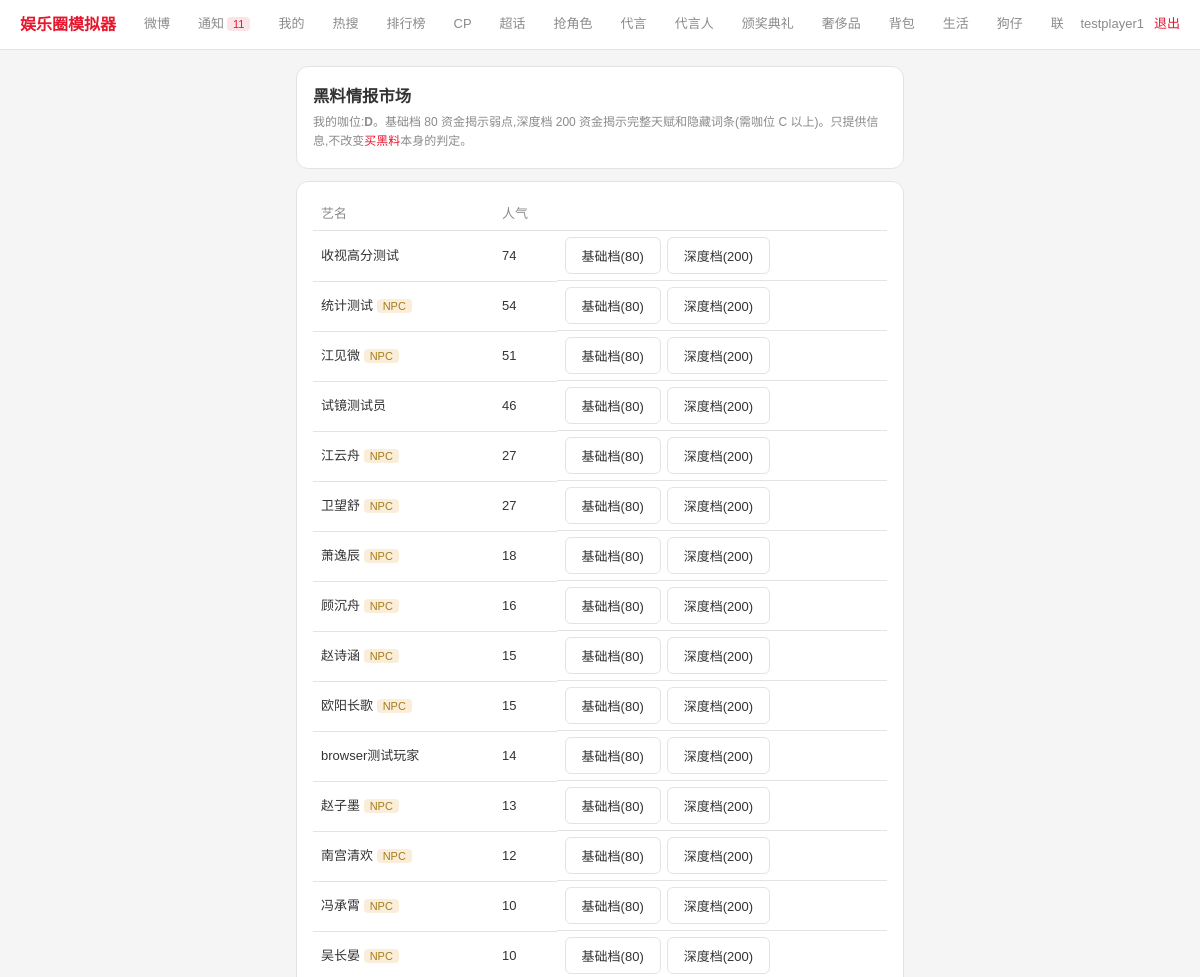
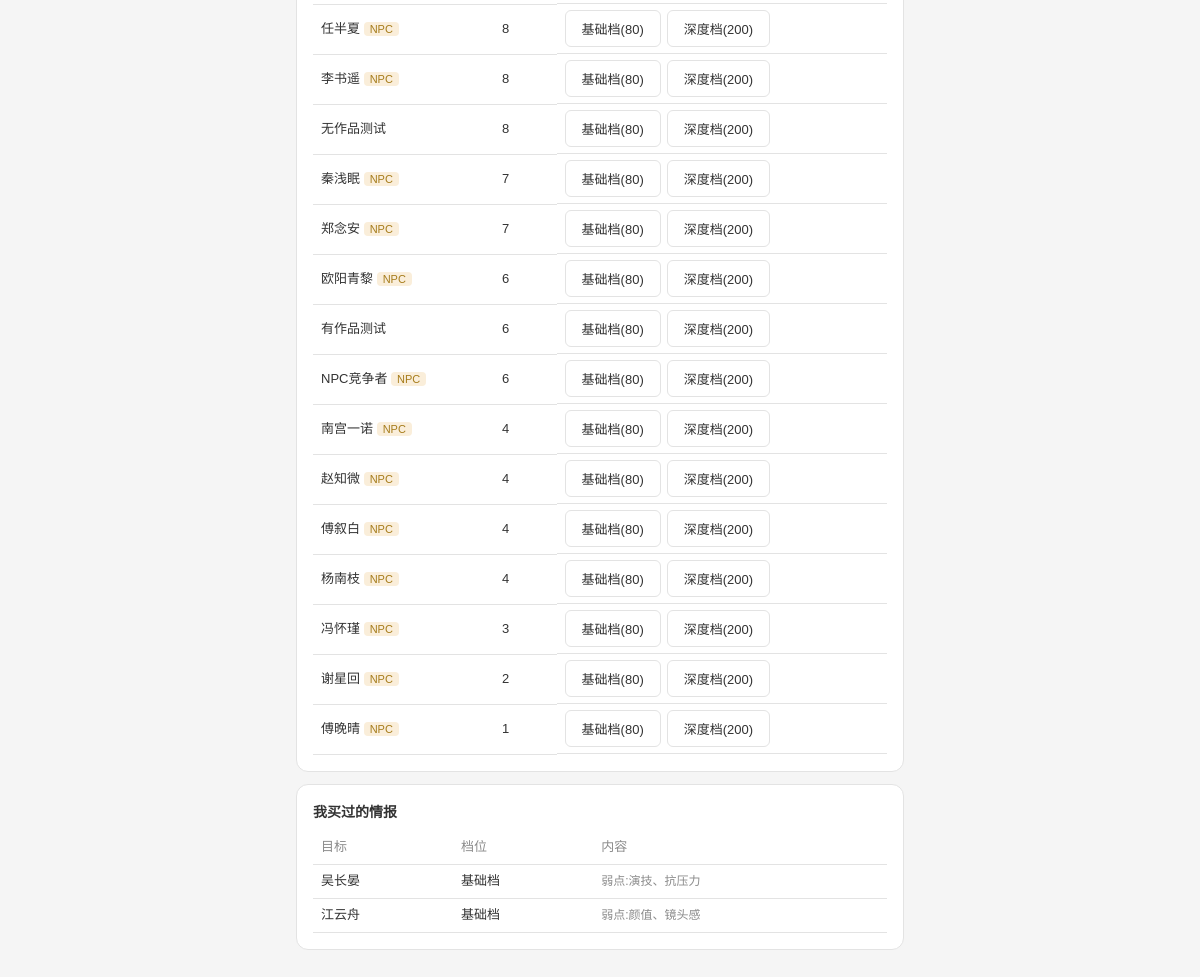
The app's page /weibo/intel (signed in) with its own data (2 pictures, top to bottom).
### tables this page shows
CREATE TABLE players (
    id                  INTEGER PRIMARY KEY AUTOINCREMENT,
    user_id             INTEGER UNIQUE,
    is_npc              INTEGER DEFAULT 0,
    age                 INTEGER DEFAULT 18,
    gender              TEXT DEFAULT '',
    stage_name          TEXT NOT NULL DEFAULT '',
    talents             TEXT DEFAULT '{}',
    hidden_traits       TEXT DEFAULT '[]',
    career_lines        TEXT DEFAULT '[]',
    agency_id           INTEGER,
    fans_count          INTEGER DEFAULT 0,
    core_fan_loyalty    INTEGER DEFAULT 0,
    popularity          INTEGER DEFAULT 0,
    scandal_value       INTEGER DEFAULT 0,
    persona_tag         TEXT DEFAULT '',
    persona_integrity   INTEGER DEFAULT 100,
    cash                INTEGER DEFAULT 0,
    roll_count          INTEGER DEFAULT 0,
    revealed            INTEGER DEFAULT 0,
    energy              INTEGER DEFAULT 100,
    energy_updated      INTEGER DEFAULT 0,
    family_background   TEXT DEFAULT '',
    birthplace          TEXT DEFAULT '',
    true_personality    TEXT DEFAULT '',
    career_state        TEXT DEFAULT 'normal',  -- normal/blackout
    blackout_until_ts    INTEGER DEFAULT 0,
    anti_scandal_reserve INTEGER DEFAULT 0,
    endorsement_reputation INTEGER DEFAULT 0,
    awards_won          INTEGER DEFAULT 0,
    created_ts          INTEGER DEFAULT 0, fan_club_name TEXT DEFAULT '', fan_club_color TEXT DEFAULT '', notifications_seen_ts INTEGER DEFAULT 0, health INTEGER DEFAULT 100, last_rest_ts INTEGER DEFAULT 0, last_travel_ts INTEGER DEFAULT 0,
    FOREIGN KEY (user_id) REFERENCES users(id)
);

CREATE TABLE intel_reports (
    id                INTEGER PRIMARY KEY AUTOINCREMENT,
    buyer_player_id   INTEGER NOT NULL,
    target_player_id  INTEGER NOT NULL,
    tier              TEXT DEFAULT 'basic',
    revealed_json     TEXT DEFAULT '{}',
    created_ts        INTEGER DEFAULT 0
);

### app.py (the view)
@app.route('/weibo/intel', methods=['GET'])
@login_required
def intel_page():
    me_player = me()
    if not me_player:
        return redirect(url_for('login'))
    targets = q("""SELECT id, stage_name, popularity, is_npc FROM players
                   WHERE id != ? ORDER BY popularity DESC LIMIT 30""", (me_player['id'],))
    my_reports = q("""SELECT ir.*, p.stage_name as target_name FROM intel_reports ir
                      JOIN players p ON p.id = ir.target_player_id
                      WHERE ir.buyer_player_id=? ORDER BY ir.created_ts DESC LIMIT 30""", (me_player['id'],))
    reports_view = []
    for r in my_reports:
        r = dict(r)
        r['revealed'] = json.loads(r['revealed_json'])
        reports_view.append(r)
    return render_template('intel.html', targets=targets, my_reports=reports_view,
                            my_tier=get_tier(me_player['popularity']), tiers=INTEL_TIERS)

### app.py (called while the page is built)
def get_db():
    db = getattr(g, '_db', None)
    if db is None:
        db = g._db = sqlite3.connect(DB_PATH)
        db.row_factory = sqlite3.Row
        db.execute("PRAGMA journal_mode=WAL")
        db.execute("PRAGMA foreign_keys=ON")
    return db

def q(sql, args=(), one=False):
    cur = get_db().execute(sql, args)
    return cur.fetchone() if one else cur.fetchall()

def run(sql, args=()):
    db = get_db()
    cur = db.execute(sql, args)
    db.commit()
    return cur

def login_required(f):
    @wraps(f)
    def w(*a, **kw):
        if 'uid' not in S:
            return redirect(url_for('login'))
        return f(*a, **kw)
    return w

def get_effective_energy(player_id):
    row = q("SELECT energy, energy_updated FROM players WHERE id=?", (player_id,), one=True)
    if not row:
        return 0
    base_ts = row['energy_updated'] or now_ts()
    elapsed = now_ts() - base_ts
    regen = elapsed // ENERGY_REGEN_SECONDS
    if regen <= 0:
        return row['energy']
    new_energy = min(MAX_ENERGY, row['energy'] + regen)
    new_updated = base_ts + regen * ENERGY_REGEN_SECONDS
    run("UPDATE players SET energy=?, energy_updated=? WHERE id=?", (new_energy, new_updated, player_id))
    return new_energy

def me():
    uid = S.get('uid')
    if not uid:
        return None
    row = q("SELECT * FROM players WHERE user_id=?", (uid,), one=True)
    if not row:
        return None
    player = dict(row)
    player['energy'] = get_effective_energy(player['id'])
    return player

@app.context_processor
def inject_notification_count():
    player = me()
    if not player:
        return {'notification_count': 0}
    return {'notification_count': get_notification_count(player['id'])['total']}

def get_tier(popularity):
    tier = TIER_LADDER[0]
    for i, th in enumerate(TIER_THRESHOLDS):
        if popularity >= th:
            tier = TIER_LADDER[i]
    return tier

### templates/intel.html (shortened to what this page needs)
{% extends "base.html" %}
{% block content %}
<div class="card">
  <h3 style="margin-bottom:4px">黑料情报市场</h3>
  <p class="muted">我的咖位:<b>{{ my_tier }}</b>。基础档 {{ tiers.basic.cost }} 资金揭示弱点,深度档 {{ tiers.deep.cost }} 资金揭示完整天赋和隐藏词条(需咖位 {{ tiers.deep.min_tier }} 以上)。只提供信息,不改变<a href="{{ url_for('weibo_attack') }}">买黑料</a>本身的判定。</p>
</div>
<div class="card">
  <table>
    <tr><th>艺名</th><th>人气</th><th></th></tr>
    {% for t in targets %}
    <tr>
      <td>{{ t.stage_name }}{% if t.is_npc %} <span class="badge badge-gold">NPC</span>{% endif %}</td>
      <td>{{ t.popularity }}</td>
      <td style="display:flex;gap:6px">
        <form method="post" action="{{ url_for('intel_buy') }}">
          <button class="btn">基础档({{ tiers.basic.cost }})</button>
        </form>
        <form method="post" action="{{ url_for('intel_buy') }}">
          <button class="btn">深度档({{ tiers.deep.cost }})</button>
        </form>
      </td>
    </tr>
    {% else %}
    <tr><td colspan="3" class="muted">暂时没有可以调查的目标。</td></tr>
    {% endfor %}
  </table>
</div>
<div class="card">
  <h4 style="margin-bottom:8px">我买过的情报</h4>
  <table>
    <tr><th>目标</th><th>档位</th><th>内容</th></tr>
    {% for r in my_reports %}
    <tr>
      <td>{{ r.target_name }}</td>
      <td>{{ tiers[r.tier].label if r.tier in tiers else r.tier }}</td>
      <td class="muted">
        {% if 'weak_talents' in r.revealed %}弱点:{{ r.revealed.weak_talents|join('、') }}{% endif %}
      </td>
    </tr>
    {% else %}
    <tr><td colspan="3" class="muted">还没买过情报。</td></tr>
    {% endfor %}
  </table>
</div>
{% endblock %}

### templates/base.html (style rules this page uses)
:root { --bg:#f5f5f5;--sf:#ffffff;--sf2:#f0f0f0;--bd:#e3e3e3; --red:#e6162d;--red-dim:#fbe4e6; --text:#333333;--muted:#8b8b8b; --green:#2e8b57;--gold:#a67c1a; }
* { box-sizing:border-box;margin:0;padding:0 }
body { background:var(--bg);color:var(--text); font-family:"PingFang SC","Microsoft YaHei",sans-serif; font-size:14px;line-height:1.6;min-height:100vh }
a { color:var(--red);text-decoration:none }
.card { background:var(--sf);border:1px solid var(--bd);border-radius:12px;padding:16px;margin-bottom:12px }
.btn { display:inline-block;background:var(--sf);border:1px solid var(--bd);border-radius:6px; padding:8px 16px;font-size:13px;cursor:pointer;color:var(--text) }
.muted { color:var(--muted);font-size:12px }
.badge { font-size:11px;padding:1px 6px;border-radius:4px }
.badge-gold { background:#faeeda;color:var(--gold) }
table { width:100%;border-collapse:collapse;font-size:13px }
th,td { padding:6px 8px;text-align:left;border-bottom:1px solid var(--bd) }
th { color:var(--muted);font-weight:500 }

### records on screen
players: stage_name "收视高分测试", popularity "74", basic.cost "80", deep.cost "200"
players: stage_name "统计测试", is_npc "NPC", popularity "54", basic.cost "80", deep.cost "200"
players: stage_name "江见微", is_npc "NPC", popularity "51", basic.cost "80", deep.cost "200"
players: stage_name "试镜测试员", popularity "46", basic.cost "80", deep.cost "200"
players: stage_name "江云舟", is_npc "NPC", popularity "27", basic.cost "80", deep.cost "200"
players: stage_name "卫望舒", is_npc "NPC", popularity "27", basic.cost "80", deep.cost "200"
players: stage_name "萧逸辰", is_npc "NPC", popularity "18", basic.cost "80", deep.cost "200"
players: stage_name "顾沉舟", is_npc "NPC", popularity "16", basic.cost "80", deep.cost "200"
players: stage_name "赵诗涵", is_npc "NPC", popularity "15", basic.cost "80", deep.cost "200"
players: stage_name "欧阳长歌", is_npc "NPC", popularity "15", basic.cost "80", deep.cost "200"
players: stage_name "browser测试玩家", popularity "14", basic.cost "80", deep.cost "200"
players: stage_name "赵子墨", is_npc "NPC", popularity "13", basic.cost "80", deep.cost "200"
players: stage_name "南宫清欢", is_npc "NPC", popularity "12", basic.cost "80", deep.cost "200"
players: stage_name "冯承霄", is_npc "NPC", popularity "10", basic.cost "80", deep.cost "200"
players: stage_name "吴长晏", is_npc "NPC", popularity "10", basic.cost "80", deep.cost "200"
players: stage_name "任半夏", is_npc "NPC", popularity "8", basic.cost "80", deep.cost "200"
players: stage_name "李书遥", is_npc "NPC", popularity "8", basic.cost "80", deep.cost "200"
players: stage_name "无作品测试", popularity "8", basic.cost "80", deep.cost "200"
players: stage_name "秦浅眠", is_npc "NPC", popularity "7", basic.cost "80", deep.cost "200"
players: stage_name "郑念安", is_npc "NPC", popularity "7", basic.cost "80", deep.cost "200"
players: stage_name "欧阳青黎", is_npc "NPC", popularity "6", basic.cost "80", deep.cost "200"
players: stage_name "有作品测试", popularity "6", basic.cost "80", deep.cost "200"
players: stage_name "NPC竞争者", is_npc "NPC", popularity "6", basic.cost "80", deep.cost "200"
players: stage_name "南宫一诺", is_npc "NPC", popularity "4", basic.cost "80", deep.cost "200"
players: stage_name "赵知微", is_npc "NPC", popularity "4", basic.cost "80", deep.cost "200"
players: stage_name "傅叙白", is_npc "NPC", popularity "4", basic.cost "80", deep.cost "200"
players: stage_name "杨南枝", is_npc "NPC", popularity "4", basic.cost "80", deep.cost "200"
players: stage_name "冯怀瑾", is_npc "NPC", popularity "3", basic.cost "80", deep.cost "200"
players: stage_name "谢星回", is_npc "NPC", popularity "2", basic.cost "80", deep.cost "200"
players: stage_name "傅晚晴", is_npc "NPC", popularity "1", basic.cost "80", deep.cost "200"
intel_reports: target_name "吴长晏", tier "基础档", revealed.weak_talents "演技、抗压力"
intel_reports: target_name "江云舟", tier "基础档", revealed.weak_talents "颜值、镜头感"

### other values on screen
{{ notification_count }} "11"
{{ session.get('uname') }} "testplayer1"
{{ my_tier }} "D"
{{ tiers.basic.cost }} "80"
{{ tiers.deep.cost }} "200"
{{ tiers.deep.min_tier }} "C"
